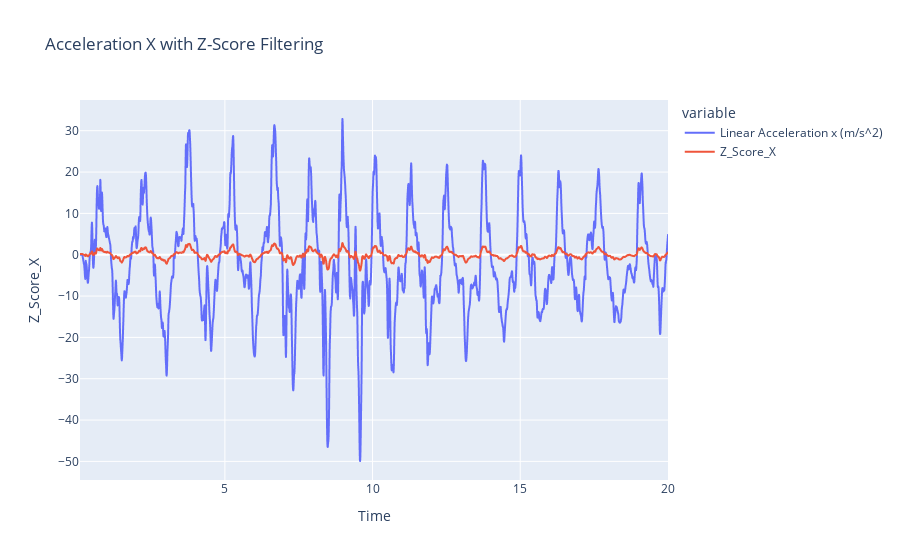
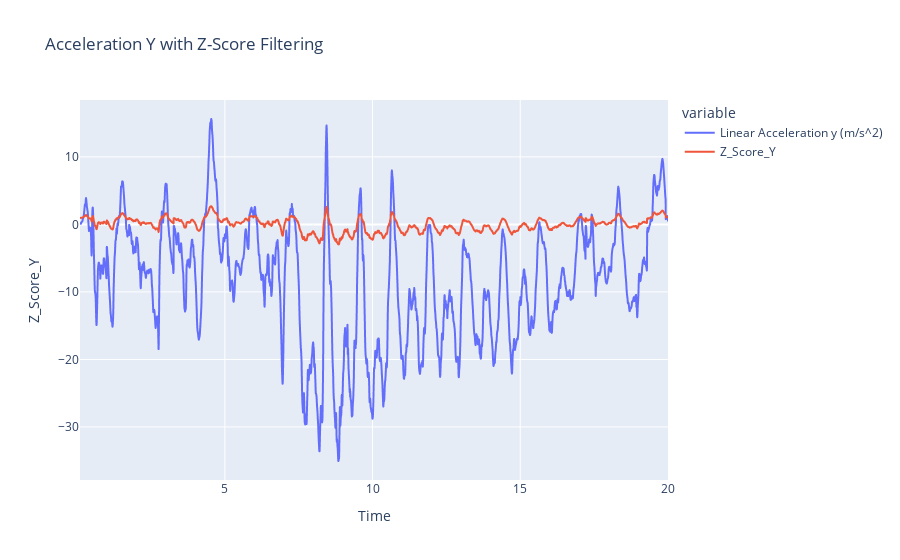
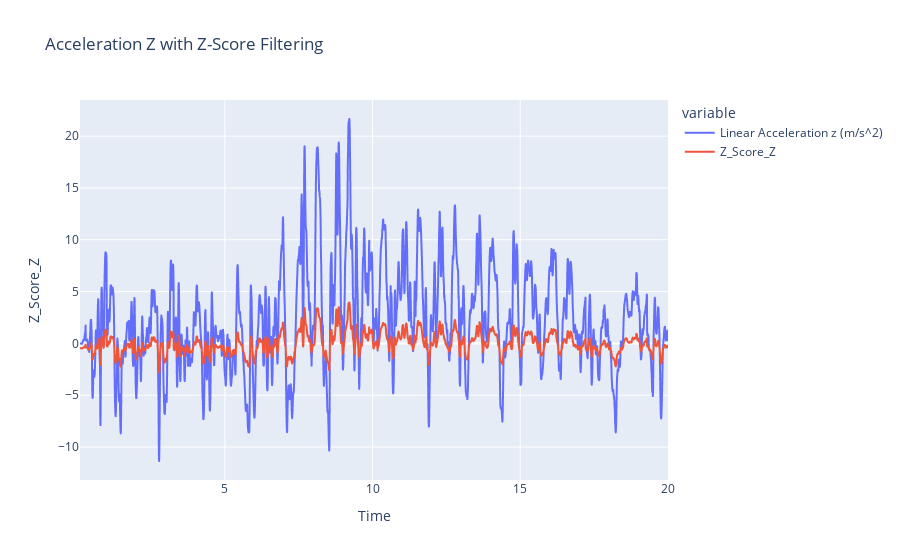

The notebook cell these images were saved under, in order:
### Markdown cell above
# Ausreißer Bereinigung
Hier wollen wir nun die möglichen Ausreißer bereinigen:

### Code cell
# Berechnung der Z-Scores für jede Spalte (X, Y, Z)
filtered_dataframeWischen['Z_Score_X'] = stats.zscore(filtered_dataframeWischen['Linear Acceleration x (m/s^2)'])
filtered_dataframeWischen['Z_Score_Y'] = stats.zscore(filtered_dataframeWischen['Linear Acceleration y (m/s^2)'])
filtered_dataframeWischen['Z_Score_Z'] = stats.zscore(filtered_dataframeWischen['Linear Acceleration z (m/s^2)'])

filtered_dataframeHammer['Z_Score_X'] = stats.zscore(filtered_dataframeHammer['Linear Acceleration x (m/s^2)'])
filtered_dataframeHammer['Z_Score_Y'] = stats.zscore(filtered_dataframeHammer['Linear Acceleration y (m/s^2)'])
filtered_dataframeHammer['Z_Score_Z'] = stats.zscore(filtered_dataframeHammer['Linear Acceleration z (m/s^2)'])

# Festlegen eines Schwellenwerts für Z-Scores, ab dem ein Punkt als Ausreißer betrachtet wird
z_score_threshold = 4  

# Filtern der Ausreißer aus dem filterd_dataframe (nur wenn alle drei Achsen unterhalb des Threshold liegen sind Daten ok)
filtered_dataframe = filtered_dataframeWischen[(abs(filtered_dataframeWischen['Z_Score_X']) <= z_score_threshold) &
                     (abs(filtered_dataframeWischen['Z_Score_Y']) <= z_score_threshold) &
                     (abs(filtered_dataframeWischen['Z_Score_Z']) <= z_score_threshold)]



# Jetzt enthält 'filtered_dataframe' nur noch die Datenpunkte, die nicht als Ausreißer betrachtet werden.
print(dataframeWischen.shape)
print(filtered_dataframe.shape)

#Plotting
plot_filter(filtered_dataframe, 'Linear Acceleration x (m/s^2)', 'Z_Score_X', 'Acceleration X with Z-Score Filtering')
plot_filter(filtered_dataframe, 'Linear Acceleration y (m/s^2)', 'Z_Score_Y', 'Acceleration Y with Z-Score Filtering')
plot_filter(filtered_dataframe, 'Linear Acceleration z (m/s^2)', 'Z_Score_Z', 'Acceleration Z with Z-Score Filtering')

### Figure 1 — Plotly figure (JSON) as saved in the notebook; plotly's stock layout.template omitted (floating-point values rounded to 4 significant figures; data arrays with more than 128 entries replaced by an {"elided": "..."} marker saying what was removed)
{"data": [{"hovertemplate": "variable=Linear Acceleration x (m/s^2)<br>Time (s)=%{x}<br>value=%{y}<extra></extra>", "legendgroup": "Linear Acceleration x (m/s^2)", "line": {"color": "#636efa", "dash": "solid"}, "marker": {"symbol": "circle"}, "mode": "lines", "name": "Linear Acceleration x (m/s^2)", "showlegend": true, "type": "scattergl", "x": {"elided": "3993 float values"}, "xaxis": "x", "y": {"elided": "3993 float values"}, "yaxis": "y"}, {"hovertemplate": "variable=Z_Score_X<br>Time (s)=%{x}<br>value=%{y}<extra></extra>", "legendgroup": "Z_Score_X", "line": {"color": "#EF553B", "dash": "solid"}, "marker": {"symbol": "circle"}, "mode": "lines", "name": "Z_Score_X", "showlegend": true, "type": "scattergl", "x": {"elided": "3993 float values"}, "xaxis": "x", "y": {"elided": "3993 float values"}, "yaxis": "y"}], "layout": {"legend": {"title": {"text": "variable"}, "tracegroupgap": 0}, "title": {"text": "Acceleration X with Z-Score Filtering"}, "xaxis": {"anchor": "y", "domain": [0, 1], "title": {"text": "Time"}}, "yaxis": {"anchor": "x", "domain": [0, 1], "title": {"text": "Z_Score_X"}}}}

### Figure 2 — Plotly figure (JSON) as saved in the notebook; plotly's stock layout.template omitted (floating-point values rounded to 4 significant figures; data arrays with more than 128 entries replaced by an {"elided": "..."} marker saying what was removed)
{"data": [{"hovertemplate": "variable=Linear Acceleration y (m/s^2)<br>Time (s)=%{x}<br>value=%{y}<extra></extra>", "legendgroup": "Linear Acceleration y (m/s^2)", "line": {"color": "#636efa", "dash": "solid"}, "marker": {"symbol": "circle"}, "mode": "lines", "name": "Linear Acceleration y (m/s^2)", "showlegend": true, "type": "scattergl", "x": {"elided": "3993 float values"}, "xaxis": "x", "y": {"elided": "3993 float values"}, "yaxis": "y"}, {"hovertemplate": "variable=Z_Score_Y<br>Time (s)=%{x}<br>value=%{y}<extra></extra>", "legendgroup": "Z_Score_Y", "line": {"color": "#EF553B", "dash": "solid"}, "marker": {"symbol": "circle"}, "mode": "lines", "name": "Z_Score_Y", "showlegend": true, "type": "scattergl", "x": {"elided": "3993 float values"}, "xaxis": "x", "y": {"elided": "3993 float values"}, "yaxis": "y"}], "layout": {"legend": {"title": {"text": "variable"}, "tracegroupgap": 0}, "title": {"text": "Acceleration Y with Z-Score Filtering"}, "xaxis": {"anchor": "y", "domain": [0, 1], "title": {"text": "Time"}}, "yaxis": {"anchor": "x", "domain": [0, 1], "title": {"text": "Z_Score_Y"}}}}

### Figure 3 — Plotly figure (JSON) as saved in the notebook; plotly's stock layout.template omitted (floating-point values rounded to 4 significant figures; data arrays with more than 128 entries replaced by an {"elided": "..."} marker saying what was removed)
{"data": [{"hovertemplate": "variable=Linear Acceleration z (m/s^2)<br>Time (s)=%{x}<br>value=%{y}<extra></extra>", "legendgroup": "Linear Acceleration z (m/s^2)", "line": {"color": "#636efa", "dash": "solid"}, "marker": {"symbol": "circle"}, "mode": "lines", "name": "Linear Acceleration z (m/s^2)", "showlegend": true, "type": "scattergl", "x": {"elided": "3993 float values"}, "xaxis": "x", "y": {"elided": "3993 float values"}, "yaxis": "y"}, {"hovertemplate": "variable=Z_Score_Z<br>Time (s)=%{x}<br>value=%{y}<extra></extra>", "legendgroup": "Z_Score_Z", "line": {"color": "#EF553B", "dash": "solid"}, "marker": {"symbol": "circle"}, "mode": "lines", "name": "Z_Score_Z", "showlegend": true, "type": "scattergl", "x": {"elided": "3993 float values"}, "xaxis": "x", "y": {"elided": "3993 float values"}, "yaxis": "y"}], "layout": {"legend": {"title": {"text": "variable"}, "tracegroupgap": 0}, "title": {"text": "Acceleration Z with Z-Score Filtering"}, "xaxis": {"anchor": "y", "domain": [0, 1], "title": {"text": "Time"}}, "yaxis": {"anchor": "x", "domain": [0, 1], "title": {"text": "Z_Score_Z"}}}}
